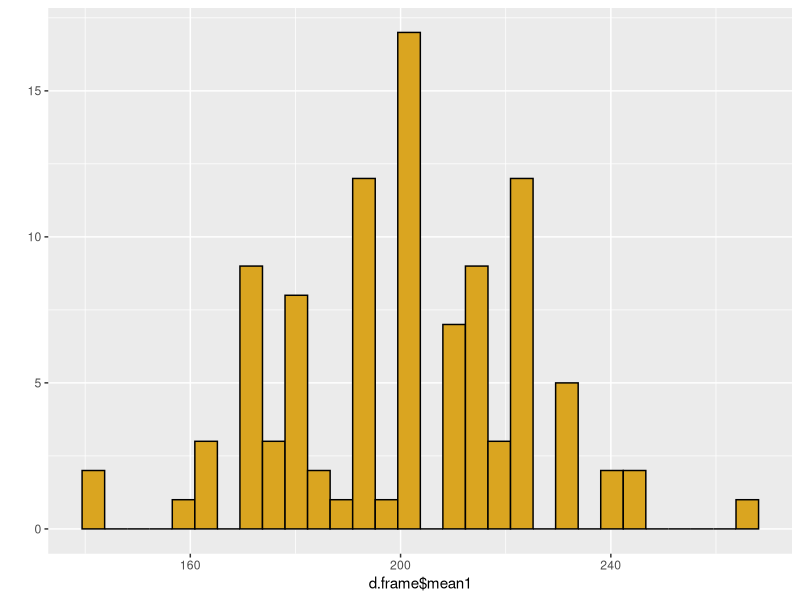
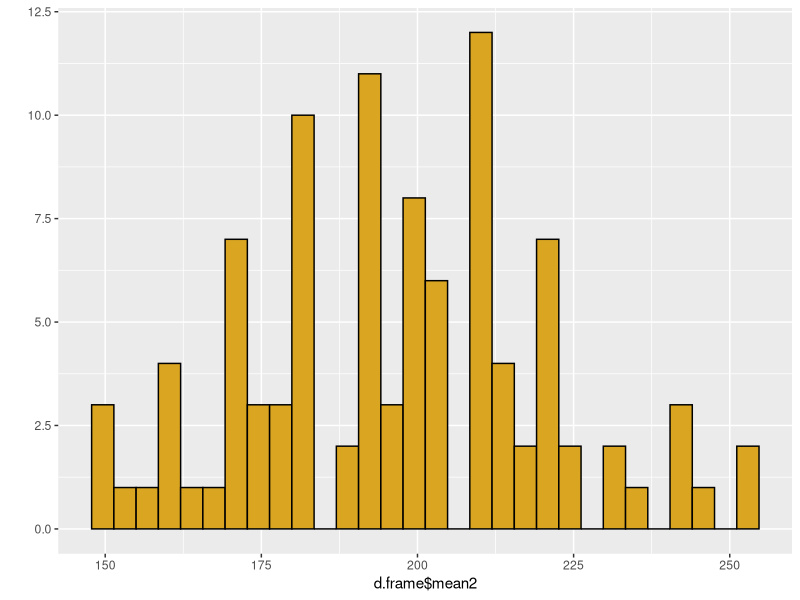
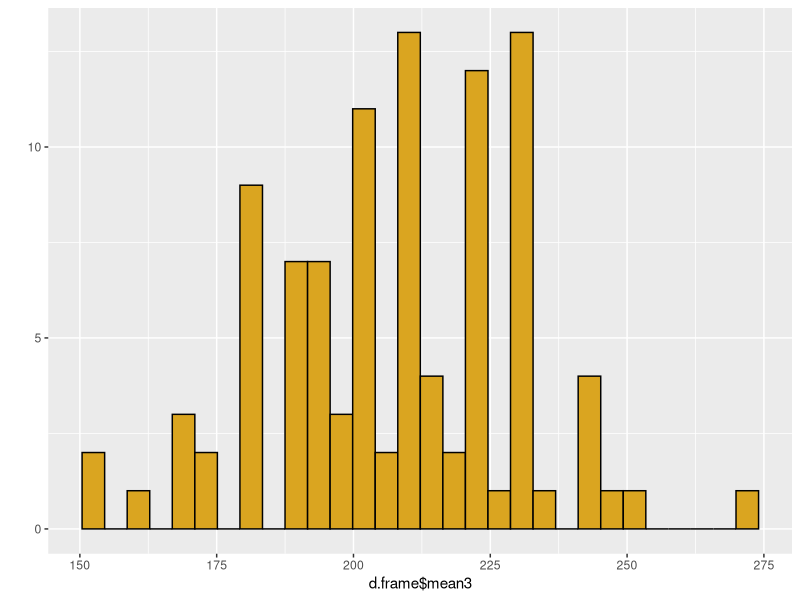

R code for these plots, in order:
## ---- chunk 1
####################################
# FUNCTION: zeros
# purpose: calculate the number of zeroes in a numeric vector
# input: x = numeric vector
# output: counter = number of 0s in vector
#----------------------------------
counter <- 0
vector <- c(0,1,2,3,0,4,5,6,0)

zeros <- function(x=vector) {
  for(i in seq_along(x)) {
    if (x[i] == 0) counter <- counter+1
  }
  return(counter)
}
zeros(vector)
## ---- chunk 2
count <- length(vector[vector==0])
print(count)
## ---- chunk 3
####################################
# FUNCTION: my_matrix
# purpose: create matrix populated with products of (row number) * (column number)
# input: i= rows; j= columns
# output: matrix
#----------------------------------
my_matrix <- function(i=10,
                      j=10) {
  mat <- matrix(nrow=i,ncol=j)
  for(i in 1:nrow(mat)) {
    for(j in 1:ncol(mat)) {
      mat[i,j] <- (i*j)
    }
  }
  return(mat)
}
my_matrix()
## ---- chunk 4
group1 <- round(rnorm(n=10, mean=100, sd=5))
group2 <- round(rnorm(n=10, mean=200, sd=5))
group3 <- round(rnorm(n=10, mean=300, sd=5))
group <- rep(c("group1","group2", "group3"),each=10)
response <- c(group1,group2,group3)
d_frame <- data.frame(group, response)
print(d_frame)
## ---- chunk 5
library(dplyr)
####################################
# FUNCTION: shuffle
# purpose: shuffle response variables, calculate new means
# input: data frame
# output: shuffled data frame & vector of means
#----------------------------------
shuffle_data <- function(z=d_frame) {
  shuffled <- data.frame(group=z$group,respose=sample(z$response))
  means <- c(mean(shuffled[shuffled$group == "group1",2]),mean(shuffled[shuffled$group == "group2",2]),mean(shuffled[shuffled$group == "group3",2]))
  return(list(shuffled,means))
}
shuffle_data()
## ---- chunk 6
d.frame <- data.frame(iter=NA, mean1=NA, mean2=NA, mean3=NA)
for (i in 1:100) {
  shuffled <- shuffle_data(d_frame)
  unlist(shuffled[[2]])
  d.frame[i,] <- c(i, shuffled[[2]][1], shuffled[[2]][2], shuffled[[2]][3])
}
print(d.frame)
## ---- chunk 7
library(ggplot2)
qplot(x=d.frame$mean1,color=I("black"),fill=I("goldenrod"))
qplot(x=d.frame$mean2,color=I("black"),fill=I("goldenrod"))
qplot(x=d.frame$mean3,color=I("black"),fill=I("goldenrod"))

# Comparison to original means: from the graphs we can see that the new means are all centered around 200. This is same as the mean of group2, but far off from the mean of group1 (100) and the mean of group3 (300). This makes sense that it would center on the average of all the groups combined (mean of group1 + group2 + group3 = 200) - albeit with a larger average standard deviation - since all the responses were randomly shuffled.
